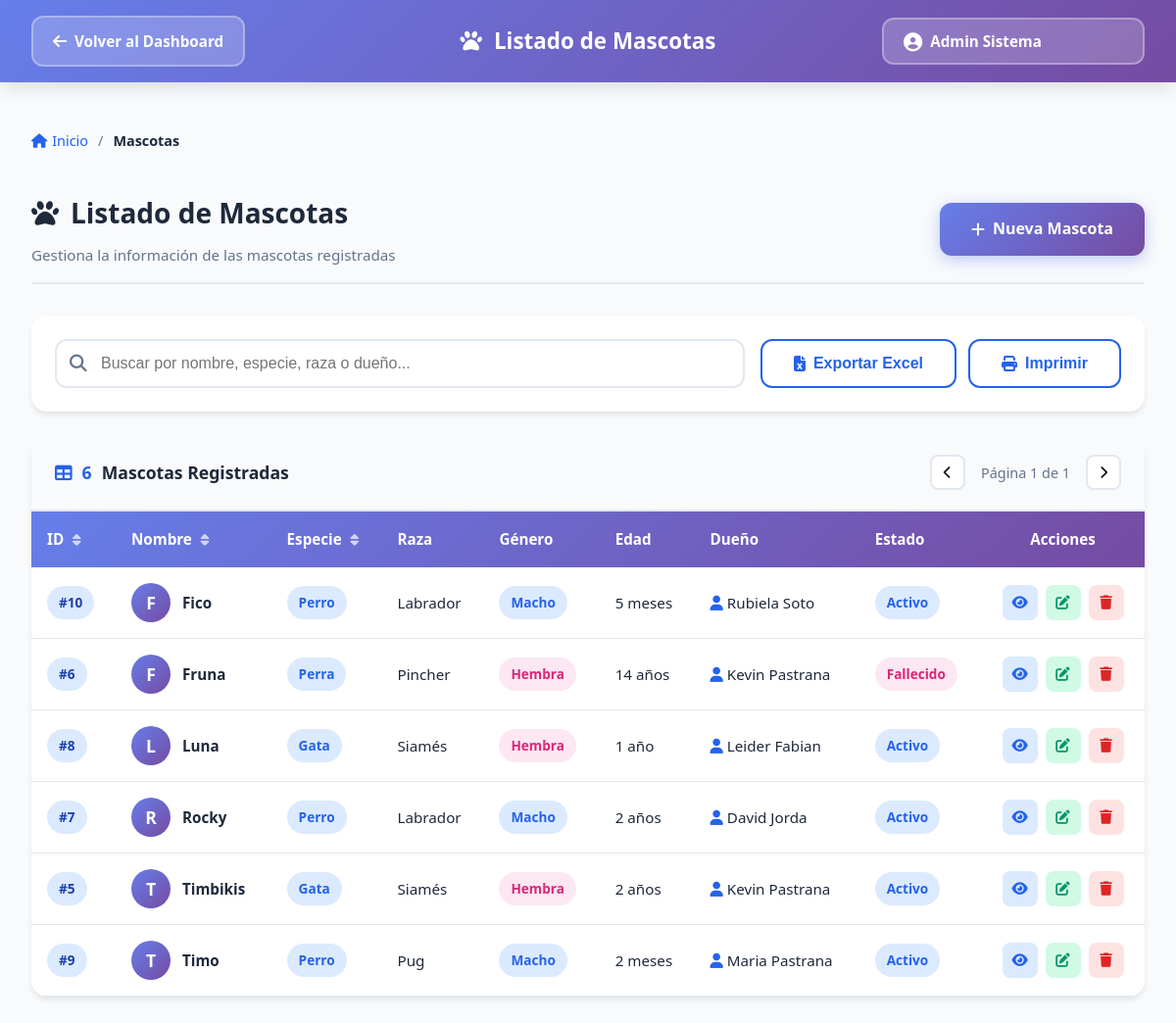
The page /Views/Mascotas/listar.php (signed in) on the database its author committed.
### tables this page shows
CREATE TABLE `mascota` (
  `id_mascota` int(10) UNSIGNED NOT NULL,
  `id_dueno` int(10) UNSIGNED NOT NULL,
  `nombre` varchar(50) NOT NULL,
  `foto` varchar(255) DEFAULT NULL,
  `fecha_nacimiento` date NOT NULL,
  `genero` enum('Macho','Hembra','Otro') NOT NULL,
  `especie` varchar(50) NOT NULL,
  `raza` varchar(50) DEFAULT NULL,
  `peso` decimal(6,2) NOT NULL,
  `color` varchar(50) DEFAULT NULL,
  `diagnostico` text DEFAULT NULL,
  `antecedentes` text DEFAULT NULL,
  `fecha_ingreso` date NOT NULL,
  `fecha_ultima_visita` date DEFAULT NULL,
  `estado` enum('Activo','Inactivo','Fallecido') NOT NULL DEFAULT 'Activo'
);

### Views/Mascotas/Listar.php (the view, shortened to what this page needs)
<?php
$user_name = $_SESSION['user_name'] ?? 'Usuario';
$conn = getConnection();
$query = "SELECT m.*,
          CONCAT(d.primer_nombre, ' ', d.primer_apellido) as nombre_dueno,
          d.telefono as telefono_dueno
          FROM mascota m
          LEFT JOIN dueno d ON m.id_dueno = d.id_dueno
          ORDER BY m.nombre";
$result = $conn->query($query);
?>
<!DOCTYPE html>
<html lang="es">
<head>
    <link rel="stylesheet" href="https://cdnjs.cloudflare.com/ajax/libs/font-awesome/6.4.0/css/all.min.css">
    <link rel="stylesheet" href="../../Assets/Css/Dashboard.css">
    <link rel="stylesheet" href="../../Assets/Css/Tables.css">
    <link rel="stylesheet" href="../../Assets/Css/Forms.css">
</head>
<body>
    <nav class="navbar">
        <div class="nav-container">
            <div class="nav-left">
                <a href="../../Dashboard.php" class="btn-back">
                    <i class="fas fa-arrow-left"></i>
                    Volver al Dashboard
                </a>
            </div>
            <div class="nav-center">
                <h1 class="page-title">
                    <i class="fas fa-paw"></i>
                    Listado de Mascotas
                </h1>
            </div>
            <div class="nav-right">
                <span class="user-badge">
                    <i class="fas fa-user-circle"></i>
                    <?php echo htmlspecialchars($user_name); ?>
                </span>
            </div>
        </div>
    </nav>
    <main class="main-content">
        <div class="container-fluid">
            <div class="breadcrumb">
                <a href="../../Dashboard.php"><i class="fas fa-home"></i> Inicio</a>
                <span class="separator">/</span>
                <span class="current">Mascotas</span>
            </div>
            <div class="page-header">
                <div class="header-left">
                    <h2>
                        <i class="fas fa-paw"></i>
                        Listado de Mascotas
                    </h2>
                    <p>Gestiona la información de las mascotas registradas</p>
                </div>
                <div class="header-right">
                    <a href="registrar.php" class="btn btn-primary">
                        <i class="fas fa-plus"></i>
                        Nueva Mascota
                    </a>
                </div>
            </div>
            <div class="filters-card">
                <div class="search-box">
                    <i class="fas fa-search"></i>
                    <input
                        type="text"
                        id="searchInput"
                        placeholder="Buscar por nombre, especie, raza o dueño..."
                    >
                </div>
                <div class="filter-actions">
                    <button class="btn btn-outline" onclick="exportarExcel()">
                        <i class="fas fa-file-excel"></i>
                        Exportar Excel
                    </button>
                    <button class="btn btn-outline" onclick="imprimirTabla()">
                        <i class="fas fa-print"></i>
                        Imprimir
                    </button>
                </div>
            </div>
            <div class="table-card">
                <div class="table-header">
                    <div class="table-title">
                        <i class="fas fa-table"></i>
                        <span id="totalRegistros"><?php echo $result->num_rows; ?></span> Mascotas Registradas
                    </div>
                    <div class="table-pagination">
                        <button class="btn-pagination" onclick="cambiarPagina(-1)">
                            <i class="fas fa-chevron-left"></i>
                        </button>
                        <span class="pagination-info">
                            Página <span id="paginaActual">1</span> de <span id="totalPaginas">1</span>
                        </span>
                        <button class="btn-pagination" onclick="cambiarPagina(1)">
                            <i class="fas fa-chevron-right"></i>
                        </button>
                    </div>
                </div>
                <div class="table-responsive">
                    <table id="tablaMascotas" class="data-table">
                        <thead>
                            <tr>
                                <th onclick="ordenarTabla(0)">
                                    ID
                                    <i class="fas fa-sort"></i>
                                </th>
                                <th onclick="ordenarTabla(1)">
                                    Nombre
                                    <i class="fas fa-sort"></i>
                                </th>
                                <th onclick="ordenarTabla(2)">
                                    Especie
                                    <i class="fas fa-sort"></i>
                                </th>
                                <th>Raza</th>
                                <th>Género</th>
                                <th>Edad</th>
                                <th>Dueño</th>
                                <th>Estado</th>
                                <th class="text-center">Acciones</th>
                            </tr>
                        </thead>
                        <tbody>
                            <?php if ($result->num_rows > 0): ?>
                                <?php while($row = $result->fetch_assoc()):
                                    $edad = '';
                                    if ($row['fecha_nacimiento']) {
                                        $nacimiento = new DateTime($row['fecha_nacimiento']);
                                        $hoy = new DateTime();
                                        $diff = $hoy->diff($nacimiento);
                                        if ($diff->y > 0) {
                                            $edad = $diff->y . ' año' . ($diff->y > 1 ? 's' : '');
                                        } else if ($diff->m > 0) {
                                            $edad = $diff->m . ' mes' . ($diff->m > 1 ? 'es' : '');
                                        } else {
                                            $edad = $diff->d . ' día' . ($diff->d > 1 ? 's' : '');
                                        }
                                    }
                                ?>
                                <tr>
                                    <td><span class="badge badge-info">#<?php echo $row['id_mascota']; ?></span></td>
                                    <td>
                                        <div class="user-cell">
                                            <div class="user-avatar">
                                                <?php
                                                $inicial = strtoupper(substr($row['nombre'], 0, 1));
                                                echo $inicial;
                                                ?>
                                            </div>
                                            <div class="user-info">
                                                <strong><?php echo htmlspecialchars($row['nombre']); ?></strong>
                                            </div>
                                        </div>
                                    </td>
                                    <td>
                                        <span class="badge badge-blue">
                                            <?php echo htmlspecialchars($row['especie']); ?>
                                        </span>
                                    </td>
                                    <td><?php echo htmlspecialchars($row['raza']); ?></td>
                                    <td>
                                        <span class="badge badge-<?php echo $row['genero'] == 'Macho' ? 'blue' : 'pink'; ?>">
                                            <?php echo htmlspecialchars($row['genero']); ?>
                                        </span>
                                    </td>
                                    <td><?php echo $edad; ?></td>
                                    <td>
                                        <i class="fas fa-user text-primary"></i>
                                        <?php echo htmlspecialchars($row['nombre_dueno']); ?>
                                    </td>
                                    <td>
                                        <span class="badge badge-<?php
                                            echo $row['estado'] == 'Activo' ? 'blue' :
                                                 ($row['estado'] == 'Inactivo' ? 'gray' : 'pink');
                                        ?>">
                                            <?php echo htmlspecialchars($row['estado']); ?>
                                        </span>
                                    </td>
                                    <td>
                                        <div class="action-buttons">
                                            <button
                                                class="btn-action btn-view"
                                                onclick="verDetalle(<?php echo $row['id_mascota']; ?>)"
                                                title="Ver detalle"
                                            >
                                                <i class="fas fa-eye"></i>
                                            </button>
                                            <a
                                                href="editar.php?id=<?php echo $row['id_mascota']; ?>"
                                                class="btn-action btn-edit"
                                                title="Editar"
                                            >
                                                <i class="fas fa-edit"></i>
                                            </a>
                                            <button
                                                class="btn-action btn-delete"
                                                onclick="confirmarEliminar(<?php echo $row['id_mascota']; ?>, '<?php echo htmlspecialchars($row['nombre']); ?>')"
                                                title="Eliminar"
                                            >
                                                <i class="fas fa-trash"></i>
                                            </button>
                                        </div>
                                    </td>
                                </tr>
                                <?php endwhile; ?>
                            <?php endif; ?>
                        </tbody>
                    </table>
                </div>
            </div>
        </div>
    </main>
</body>
</html>

### Assets/Css/Dashboard.css (style rules this page uses)
:root { --primary: #2563eb; --primary-dark: #1e40af; --secondary: #10b981; --accent: #8b5cf6; --danger: #ef4444; --warning: #f59e0b; --info: #06b6d4; --success: #10b981; --bg-primary: #f8fafc; --bg-secondary: #ffffff; --text-primary: #1e293b; --text-secondary: #64748b; --border: #e2e8f0; --shadow-sm: 0 1px 2px 0 rgba(0, 0, 0, 0.05); --shadow-md: 0 4px 6px -1px rgba(0, 0, 0, 0.1); --shadow-lg: 0 10px 15px -3px rgba(0, 0, 0, 0.1); --shadow-xl: 0 20px 25px -5px rgba(0, 0, 0, 0.1); --radius-sm: 8px; --radius-md: 12px; --radius-lg: 16px; --transition: all 0.3s cubic-bezier(0.4, 0, 0.2, 1); }
* { margin: 0; padding: 0; box-sizing: border-box; }
body { font-family: 'Segoe UI', 'Inter', -apple-system, BlinkMacSystemFont, sans-serif; background: var(--bg-primary); color: var(--text-primary); line-height: 1.6; min-height: 100vh; display: flex; flex-direction: column; }
.navbar { background: linear-gradient(135deg, #667eea 0%, #764ba2 100%); color: white; box-shadow: var(--shadow-lg); position: sticky; top: 0; z-index: 1000; }
.nav-container { max-width: 1400px; margin: 0 auto; padding: 1rem 2rem; display: grid; grid-template-columns: 1fr 2fr 1fr; align-items: center; gap: 2rem; }
.btn-back { background: rgba(255, 255, 255, 0.2); border: 2px solid rgba(255, 255, 255, 0.3); color: white; padding: 0.625rem 1.25rem; border-radius: var(--radius-md); cursor: pointer; font-size: 0.95rem; font-weight: 600; display: inline-flex; align-items: center; gap: 8px; text-decoration: none; transition: var(--transition); backdrop-filter: blur(10px); }
.btn-back i { font-size: 1rem; }
.nav-center .page-title { font-size: 1.4rem; font-weight: 600; text-align: center; display: flex; align-items: center; justify-content: center; gap: 12px; }
.user-badge { background: rgba(255, 255, 255, 0.2); border: 2px solid rgba(255, 255, 255, 0.3); color: white; padding: 0.625rem 1.25rem; border-radius: var(--radius-md); font-size: 0.95rem; font-weight: 600; display: inline-flex; align-items: center; gap: 8px; backdrop-filter: blur(10px); transition: var(--transition); }
.user-badge i { font-size: 1.2rem; }
.user-info { text-align: right; display: flex; flex-direction: column; }
.main-content { flex: 1; padding: 2rem 0; }
.container-fluid { max-width: 1400px; margin: 0 auto; padding: 0 2rem; }

### Assets/Css/Forms.css (style rules this page uses)
.btn-back { display: inline-flex; align-items: center; gap: 8px; padding: 0.75rem 1.25rem; background: rgba(255, 255, 255, 0.2); border: 2px solid rgba(255, 255, 255, 0.3); color: white; text-decoration: none; border-radius: var(--radius-md); font-weight: 600; transition: var(--transition); }
.user-badge { padding: 0.625rem 1.25rem; background: rgba(255, 255, 255, 0.2); border-radius: var(--radius-md); font-weight: 600; color: white; display: flex; align-items: center; gap: 8px; }
.breadcrumb { display: flex; align-items: center; gap: 10px; padding: 1rem 0; font-size: 0.9rem; color: var(--text-secondary); margin-bottom: 1.5rem; }
.breadcrumb a { color: var(--primary); text-decoration: none; transition: var(--transition); display: flex; align-items: center; gap: 5px; }
.breadcrumb .separator { color: var(--text-secondary); }
.breadcrumb .current { color: var(--text-primary); font-weight: 600; }
.btn { padding: 0.875rem 2rem; border-radius: var(--radius-md); font-size: 1rem; font-weight: 600; cursor: pointer; transition: var(--transition); display: inline-flex; align-items: center; gap: 8px; text-decoration: none; border: none; }
.btn-primary { background: linear-gradient(135deg, #667eea 0%, #764ba2 100%); color: white; box-shadow: 0 4px 15px rgba(102, 126, 234, 0.4); }
.btn-outline { background: white; color: var(--primary); border: 2px solid var(--primary); }

### rows shown on the page
mascota: id_mascota "10", nombre "F", nombre "Fico", especie "Perro", raza "Labrador", genero "Macho", fecha_nacimiento "5 meses", nombre_dueno "Rubiela Soto", estado "Activo"
mascota: id_mascota "6", nombre "F", nombre "Fruna", especie "Perra", raza "Pincher", genero "Hembra", fecha_nacimiento "14 años", nombre_dueno "Kevin Pastrana", estado "Fallecido"
mascota: id_mascota "8", nombre "L", nombre "Luna", especie "Gata", raza "Siamés", genero "Hembra", fecha_nacimiento "1 año", nombre_dueno "Leider Fabian", estado "Activo"
mascota: id_mascota "7", nombre "R", nombre "Rocky", especie "Perro", raza "Labrador", genero "Macho", fecha_nacimiento "2 años", nombre_dueno "David Jorda", estado "Activo"
mascota: id_mascota "5", nombre "T", nombre "Timbikis", especie "Gata", raza "Siamés", genero "Hembra", fecha_nacimiento "2 años", nombre_dueno "Kevin Pastrana", estado "Activo"
mascota: id_mascota "9", nombre "T", nombre "Timo", especie "Perro", raza "Pug", genero "Macho", fecha_nacimiento "2 meses", nombre_dueno "Maria Pastrana", estado "Activo"

### other values the page prints
$user_name "Admin Sistema"
$result->num_rows "6"
